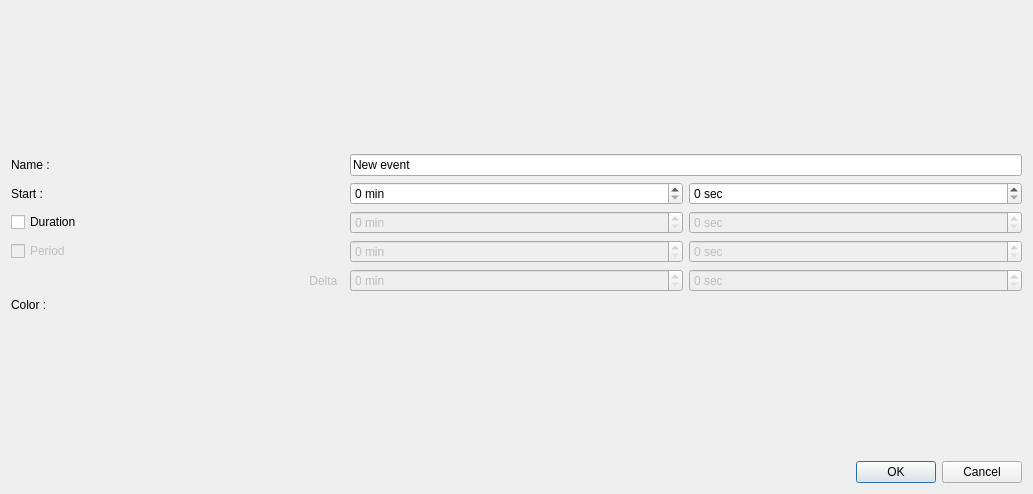
<?xml version="1.0" encoding="UTF-8"?>
<ui version="4.0">
 <class>EventDialog</class>
 <widget class="QDialog" name="EventDialog">
  <property name="geometry">
   <rect>
    <x>0</x>
    <y>0</y>
    <width>1033</width>
    <height>494</height>
   </rect>
  </property>
  <property name="windowTitle">
   <string>New event</string>
  </property>
  <layout class="QGridLayout" name="gridLayout_2">
   <item row="0" column="0">
    <layout class="QGridLayout" name="gridLayout">
     <item row="5" column="0">
      <widget class="QLabel" name="deltaLabel">
       <property name="enabled">
        <bool>false</bool>
       </property>
       <property name="text">
        <string>Delta  </string>
       </property>
       <property name="alignment">
        <set>Qt::AlignRight|Qt::AlignTrailing|Qt::AlignVCenter</set>
       </property>
      </widget>
     </item>
     <item row="0" column="1">
      <spacer name="verticalSpacer_2">
       <property name="orientation">
        <enum>Qt::Vertical</enum>
       </property>
       <property name="sizeHint" stdset="0">
        <size>
         <width>20</width>
         <height>40</height>
        </size>
       </property>
      </spacer>
     </item>
     <item row="7" column="1">
      <spacer name="verticalSpacer">
       <property name="orientation">
        <enum>Qt::Vertical</enum>
       </property>
       <property name="sizeHint" stdset="0">
        <size>
         <width>20</width>
         <height>40</height>
        </size>
       </property>
      </spacer>
     </item>
     <item row="4" column="1">
      <widget class="QSpinBox" name="periodMinSpinBox">
       <property name="enabled">
        <bool>false</bool>
       </property>
       <property name="locale">
        <locale language="English" country="UnitedStates"/>
       </property>
       <property name="suffix">
        <string notr="true"> min</string>
       </property>
       <property name="maximum">
        <number>60</number>
       </property>
      </widget>
     </item>
     <item row="4" column="0">
      <widget class="QCheckBox" name="periodCheckBox">
       <property name="enabled">
        <bool>false</bool>
       </property>
       <property name="text">
        <string>Period</string>
       </property>
      </widget>
     </item>
     <item row="3" column="1">
      <widget class="QSpinBox" name="durationMinSpinBox">
       <property name="enabled">
        <bool>false</bool>
       </property>
       <property name="locale">
        <locale language="English" country="UnitedStates"/>
       </property>
       <property name="suffix">
        <string notr="true"> min</string>
       </property>
       <property name="prefix">
        <string/>
       </property>
       <property name="maximum">
        <number>60</number>
       </property>
      </widget>
     </item>
     <item row="3" column="0">
      <widget class="QCheckBox" name="durationCheckBox">
       <property name="text">
        <string>Duration</string>
       </property>
      </widget>
     </item>
     <item row="2" column="1">
      <widget class="QSpinBox" name="startMinSpinBox">
       <property name="locale">
        <locale language="English" country="UnitedStates"/>
       </property>
       <property name="suffix">
        <string notr="true"> min</string>
       </property>
       <property name="maximum">
        <number>60</number>
       </property>
      </widget>
     </item>
     <item row="2" column="0">
      <widget class="QLabel" name="startlabel">
       <property name="text">
        <string>Start :</string>
       </property>
      </widget>
     </item>
     <item row="5" column="1">
      <widget class="QSpinBox" name="deltaMinSpinBox">
       <property name="enabled">
        <bool>false</bool>
       </property>
       <property name="locale">
        <locale language="English" country="UnitedStates"/>
       </property>
       <property name="readOnly">
        <bool>false</bool>
       </property>
       <property name="suffix">
        <string notr="true"> min</string>
       </property>
       <property name="maximum">
        <number>60</number>
       </property>
      </widget>
     </item>
     <item row="1" column="0">
      <widget class="QLabel" name="nameLabel">
       <property name="text">
        <string>Name :</string>
       </property>
      </widget>
     </item>
     <item row="6" column="0">
      <widget class="QLabel" name="colorLabel">
       <property name="text">
        <string>Color :</string>
       </property>
      </widget>
     </item>
     <item row="5" column="2">
      <widget class="QSpinBox" name="deltaSecSpinBox">
       <property name="enabled">
        <bool>false</bool>
       </property>
       <property name="locale">
        <locale language="English" country="UnitedStates"/>
       </property>
       <property name="readOnly">
        <bool>false</bool>
       </property>
       <property name="suffix">
        <string notr="true"> sec</string>
       </property>
       <property name="maximum">
        <number>60</number>
       </property>
      </widget>
     </item>
     <item row="4" column="2">
      <widget class="QSpinBox" name="periodSecSpinBox">
       <property name="enabled">
        <bool>false</bool>
       </property>
       <property name="locale">
        <locale language="English" country="UnitedStates"/>
       </property>
       <property name="suffix">
        <string notr="true"> sec</string>
       </property>
       <property name="maximum">
        <number>3600</number>
       </property>
      </widget>
     </item>
     <item row="3" column="2">
      <widget class="QSpinBox" name="durationSecSpinBox">
       <property name="enabled">
        <bool>false</bool>
       </property>
       <property name="locale">
        <locale language="English" country="UnitedStates"/>
       </property>
       <property name="suffix">
        <string notr="true"> sec</string>
       </property>
       <property name="maximum">
        <number>3600</number>
       </property>
      </widget>
     </item>
     <item row="2" column="2">
      <widget class="QSpinBox" name="startSecSpinBox">
       <property name="locale">
        <locale language="English" country="UnitedStates"/>
       </property>
       <property name="suffix">
        <string notr="true"> sec</string>
       </property>
       <property name="maximum">
        <number>3600</number>
       </property>
      </widget>
     </item>
     <item row="1" column="1" colspan="2">
      <widget class="QLineEdit" name="nameLineEdit">
       <property name="text">
        <string>New event</string>
       </property>
      </widget>
     </item>
     <item row="6" column="1" colspan="2">
      <widget class="ColorWidget" name="colorWidget" native="true"/>
     </item>
    </layout>
   </item>
   <item row="1" column="0">
    <widget class="QDialogButtonBox" name="buttonBox">
     <property name="orientation">
      <enum>Qt::Horizontal</enum>
     </property>
     <property name="standardButtons">
      <set>QDialogButtonBox::Cancel|QDialogButtonBox::Ok</set>
     </property>
    </widget>
   </item>
  </layout>
 </widget>
 <customwidgets>
  <customwidget>
   <class>ColorWidget</class>
   <extends>QWidget</extends>
   <header>colorwidget.h</header>
   <container>1</container>
  </customwidget>
 </customwidgets>
 <resources/>
 <connections>
  <connection>
   <sender>buttonBox</sender>
   <signal>accepted()</signal>
   <receiver>EventDialog</receiver>
   <slot>accept()</slot>
   <hints>
    <hint type="sourcelabel">
     <x>248</x>
     <y>254</y>
    </hint>
    <hint type="destinationlabel">
     <x>157</x>
     <y>274</y>
    </hint>
   </hints>
  </connection>
  <connection>
   <sender>buttonBox</sender>
   <signal>rejected()</signal>
   <receiver>EventDialog</receiver>
   <slot>reject()</slot>
   <hints>
    <hint type="sourcelabel">
     <x>316</x>
     <y>260</y>
    </hint>
    <hint type="destinationlabel">
     <x>286</x>
     <y>274</y>
    </hint>
   </hints>
  </connection>
 </connections>
</ui>
